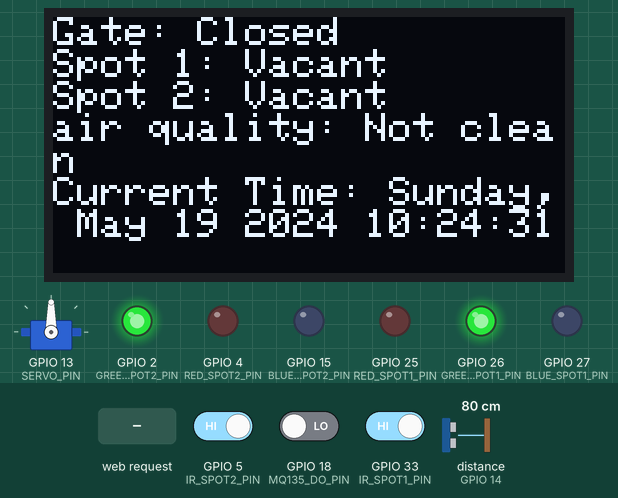
Recording of a sketch running on a simulated ESP32. On the bench: servo, 128×64 one-colour display, output pins drawn as LEDs (lit = HIGH). Wiring (inferred from the names in the program): ultrasonic range finder: trigger GPIO 12; echo GPIO 14. The inputs (shaded band) are chosen by the test bench; at power-on: distance to the obstacle (sensor on GPIO 14) 80 cm, GPIO 5 (IR_SPOT2_PIN) HIGH, GPIO 18 (MQ135_DO_PIN) LOW, GPIO 33 (IR_SPOT1_PIN) HIGH. The echo pulse lasts 58.3 µs per cm; WiFi joins after 1.5 s; servers stay silent unless stated; the display library's start-up logo is not drawn; the local clock reads 2024-03-15 10:24:30 at power-on unless the sketch sets it; pins used as bus, display or sensor lines are not drawn; what the sketch prints to the serial monitor is not drawn.

Above: at 3.2 s.
3.3 s: distance to the obstacle (sensor on GPIO 14) set to 23 cm
5.5 s: distance to the obstacle (sensor on GPIO 14) set to 18 cm
At 6.6 s:
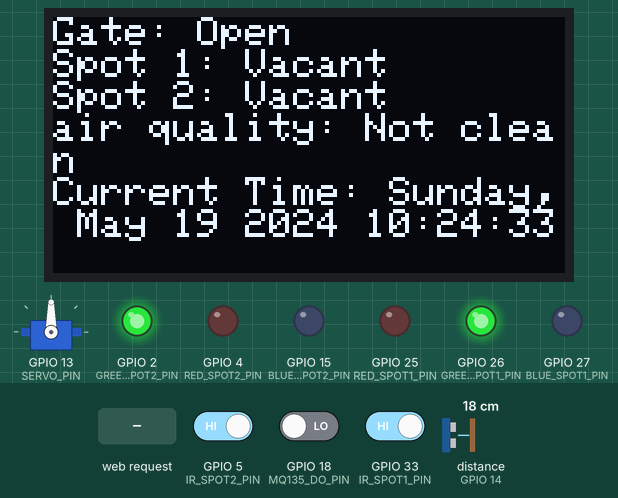
7.2 s: HTTP request GET /close received
At 8.5 s:
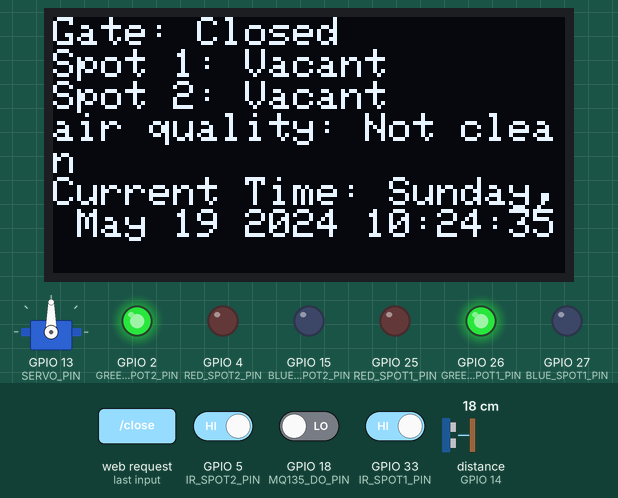
8.8 s: GPIO 5 (IR_SPOT2_PIN) driven LOW
At 11.6 s:
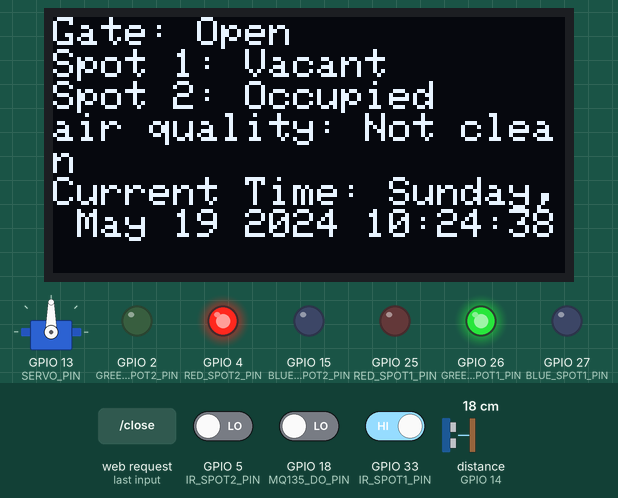
11.8 s: GPIO 18 (MQ135_DO_PIN) driven HIGH and GPIO 33 (IR_SPOT1_PIN) driven LOW
14.8 s: GPIO 5 (IR_SPOT2_PIN) driven HIGH
At 16.8 s:
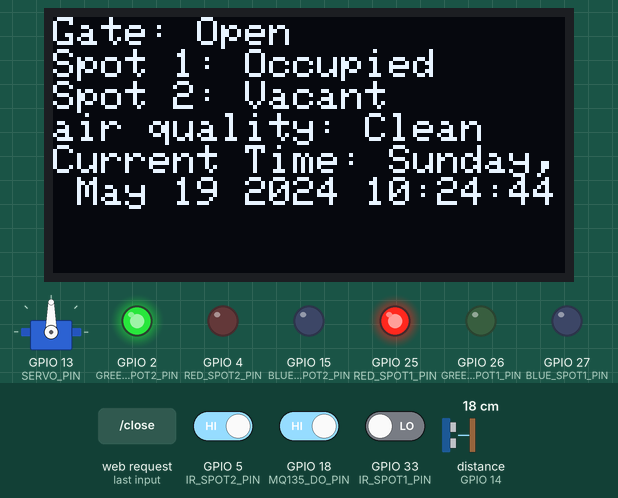
Timing chart, 0 to 18.3 s (numbered marks = the images above; inputs shaded):
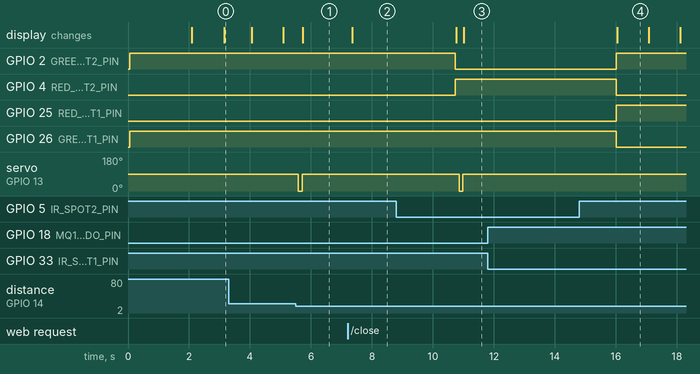

Measured:
- the behaviour switches between 21 and 20 cm on distance to the obstacle (sensor on GPIO 14) (found by bisection; images 0 and 1)
- after the input at 5.5 s, servo on GPIO 13 (SERVO_PIN): 90° → 0° after 0.09 s, → 90° 0.12 s later; the display: changes after 0.24 s (image 1)
- after the input at 7.2 s, the display: changes after 0.16 s (image 2)
- after the input at 8.8 s, GPIO 2 (GREEN_SPOT2_PIN): HIGH → LOW after 1.9 s; GPIO 4 (RED_SPOT2_PIN): LOW → HIGH after 1.9 s; the display: first changes after 2.0 s (image 3 shows a later state)
- after the input at 11.8 s, every drawn part: stays the same
- after the input at 14.8 s, GPIO 2 (GREEN_SPOT2_PIN): LOW → HIGH after 1.2 s; GPIO 4 (RED_SPOT2_PIN): HIGH → LOW after 1.2 s; servo on GPIO 13 (SERVO_PIN): stays 90° (without the input it goes to 180° after 1.3 s); the display: changes after 1.2 s (image 4)
- what the display in image 4 shows lasts 1.1 s, from 16.0 s to 17.1 s

The sketch:

code.ino
```cpp
#include <WiFi.h>
#include <ESPAsyncWebServer.h>
#include <ESP32Servo.h>
#include <ESP32Time.h>
#include <Wire.h>
#include <Adafruit_GFX.h>
#include <Adafruit_SH110X.h>

const char* ssid = "0rphan";
const char* password = "mooncake";

#define SERVO_PIN 13

#define TRIG_PIN 12
#define ECHO_PIN 14

#define MQ135_DO_PIN 18

#define IR_SPOT1_PIN 33
#define RED_SPOT1_PIN 25
#define GREEN_SPOT1_PIN 26
#define BLUE_SPOT1_PIN 27

#define IR_SPOT2_PIN 5
#define RED_SPOT2_PIN 4
#define GREEN_SPOT2_PIN 2
#define BLUE_SPOT2_PIN 15

Servo servo;
bool spot1Occupied = false, spot2Occupied = false;
bool isOpen;
int carCount = 0; // Counter for cars in the parking lot

#define SCREEN_ADDRESS 0x3c //initialize with the I2C addr 0x3C Typically eBay OLED's
#define SCREEN_WIDTH 128 // OLED display width, in pixels
#define SCREEN_HEIGHT 64 // OLED display height, in pixels
#define OLED_RESET -1   //   QT-PY / XIAO
Adafruit_SH1106G display = Adafruit_SH1106G(SCREEN_WIDTH, SCREEN_HEIGHT, &Wire, OLED_RESET);

ESP32Time rtc(3600);
AsyncWebServer server(80);

void setup()
{
  Serial.begin(115200);
  servo.attach(SERVO_PIN);

  pinMode(TRIG_PIN, OUTPUT);
  pinMode(ECHO_PIN, INPUT);
  pinMode(IR_SPOT1_PIN, INPUT);
  pinMode(IR_SPOT2_PIN, INPUT);
  pinMode(MQ135_DO_PIN, INPUT);

  display.begin(SCREEN_ADDRESS, true);
  display.display();
  display.clearDisplay();

  // Setup RGB LEDs for each spot
  pinMode(RED_SPOT1_PIN, OUTPUT);
  pinMode(GREEN_SPOT1_PIN, OUTPUT);
  pinMode(BLUE_SPOT1_PIN, OUTPUT);
  pinMode(RED_SPOT2_PIN, OUTPUT);
  pinMode(GREEN_SPOT2_PIN, OUTPUT);
  pinMode(BLUE_SPOT2_PIN, OUTPUT);

  resetLED(RED_SPOT1_PIN, GREEN_SPOT1_PIN, BLUE_SPOT1_PIN);
  resetLED(RED_SPOT2_PIN, GREEN_SPOT2_PIN, BLUE_SPOT2_PIN);
  WiFi.begin(ssid, password);
  while (WiFi.status() != WL_CONNECTED)
  {
    delay(1000);
    Serial.println("Connecting to WiFi...");
    Serial.println("WiFi connected");
    Serial.print("IP address: ");
    Serial.println(WiFi.localIP());
  }

  rtc.setTime(30, 24, 9, 19, 5, 2024);

  servo.attach(SERVO_PIN);
  closeGate();

  server.on("/", HTTP_GET, [](AsyncWebServerRequest *request){
    String page = "<!DOCTYPE html><html><head><title>Parking System</title></head><body>";
    page += "<h1>Parking System</h1>";
    page += "<p>Gate: ";
    page += isOpen ? "Open</p>" : "Closed</p>";
    page += "<p>Spot 1: ";
    page += spot1Occupied ? "Occupied</p>" : "Vacant</p>";
    page += "<p>Spot 2: ";
    page += spot2Occupied ? "Occupied</p>" : "Vacant</p>";
    page += "<p>air quality: ";
    page += digitalRead(MQ135_DO_PIN) == HIGH ? "Clean</p>" : "Not clean</p>";
    page += "<p>Current Time: ";
    page += rtc.getTime("%A, %B %d %Y %H:%M:%S");
    page += "</p>";
    page += "<form action=\"/open\" method=\"get\"><button type=\"submit\">Open Gate</button></form>";
    page += "<form action=\"/close\" method=\"get\"><button type=\"submit\">Close Gate</button></form>";
    page += "</body></html>";
    request->send(200, "text/html", page);
  });

  server.on("/open", HTTP_GET, [](AsyncWebServerRequest *request){
    openGate(); // Open gate
    request->send(200, "text/plain", "Opened");
  });

  server.on("/close", HTTP_GET, [](AsyncWebServerRequest *request){
    closeGate(); // Close gate
    request->send(200, "text/plain", "Closed");
  });

  server.begin();
}

void loop()
{
  checkGate();
  checkParkingSpot(IR_SPOT1_PIN, spot1Occupied, RED_SPOT1_PIN, GREEN_SPOT1_PIN, BLUE_SPOT1_PIN);
  checkParkingSpot(IR_SPOT2_PIN, spot2Occupied, RED_SPOT2_PIN, GREEN_SPOT2_PIN, BLUE_SPOT2_PIN);
  updateOLED();
  Serial.println(rtc.getTime("%A, %B %d %Y %H:%M:%S"));
  delay(100);
}

void checkGate()
{
  digitalWrite(TRIG_PIN, LOW);
  delayMicroseconds(2);
  digitalWrite(TRIG_PIN, HIGH);
  delayMicroseconds(10);
  digitalWrite(TRIG_PIN, LOW);

  double duration = pulseIn(ECHO_PIN, HIGH);

  int distance = duration * 0.034 / 2;
  Serial.println(distance);
  if (distance < 20 && carCount < 2)
  {
    openGate();
  }
  else
  {
    closeGate();
  }
}

void checkParkingSpot(int irPin, bool &spotOccupied, int redPin, int greenPin, int bluePin)
{
  bool carPresent = digitalRead(irPin) == HIGH;
  if (!carPresent && !spotOccupied)
  {
    spotOccupied = true;
    carCount++;
    updateLED(redPin, greenPin, bluePin, true); // Occupied
  }
  else if (carPresent && spotOccupied)
  {
    spotOccupied = false;
    carCount--;
    updateLED(redPin, greenPin, bluePin, false); // Not occupied
  }
}

void openGate()
{
  if(!isOpen)
  {
    servo.write(0);
    delay(120);
    servo.write(90);
    isOpen = true;
    Serial.println("open");
    updateOLED();
    delay(5000);
  }
}

void closeGate()
{
  if(isOpen)
  {
    servo.write(180);
    delay(120);
    servo.write(90);
    isOpen = false;
    Serial.println("closed");
    updateOLED();
  }
}

void resetLED(int redPin, int greenPin, int bluePin)
{
  digitalWrite(redPin, LOW);
  digitalWrite(greenPin, HIGH);
  digitalWrite(bluePin, LOW);
}

void updateLED(int redPin, int greenPin, int bluePin, bool occupied) {
  if (occupied) // Red: Occupied
  {
    digitalWrite(redPin, HIGH);
    digitalWrite(greenPin, LOW);
    digitalWrite(bluePin, LOW);
  }
  else  // Green: Vacant
  {
    digitalWrite(redPin, LOW);
    digitalWrite(greenPin, HIGH);
    digitalWrite(bluePin, LOW);
  }
}

void updateOLED(){
  String data = "";
  data += "Gate: ";
  data += isOpen ? "Open\n" : "Closed\n";
  data += "Spot 1: ";
  data += spot1Occupied ? "Occupied\n" : "Vacant\n";
  data += "Spot 2: ";
  data += spot2Occupied ? "Occupied\n" : "Vacant\n";
  data += "air quality: ";
  data += digitalRead(MQ135_DO_PIN) == HIGH ? "Clean\n" : "Not clean\n";
  data += "Current Time: ";
  data += rtc.getTime("%A, %B %d %Y %H:%M:%S\n");
  display.clearDisplay();
  display.setTextSize(1);
  display.setTextColor(SH110X_WHITE);
  display.setCursor(0, 0);
  display.println(data);
  display.display();
}
```
